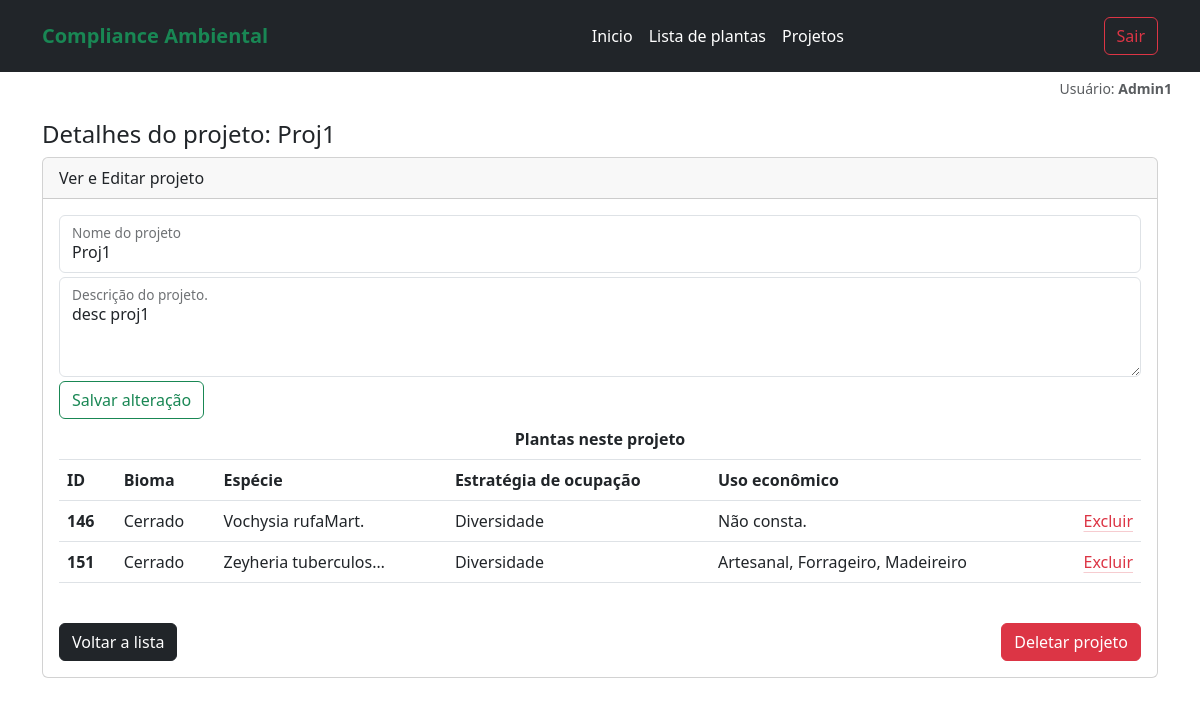
/auth/detalhe_projeto/1 (signed in), run on an earlier commit of the app's database.
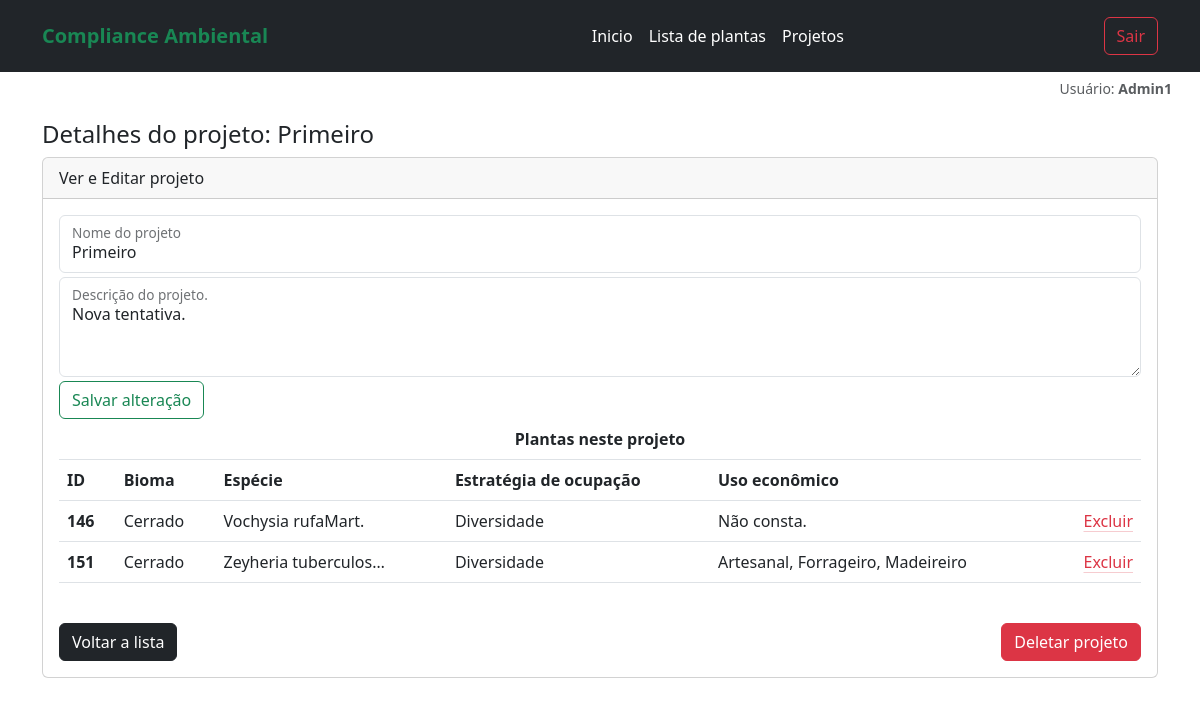
And on a later commit of the database.
### app_plantas/models.py (models this page shows)
class Projetos(models.Model):
    id_projeto = models.AutoField(primary_key=True)
    nome = models.TextField(max_length=100)
    descricao = models.TextField(max_length=1024)
    plantas = models.ManyToManyField(Plantas, related_name="projetos")

### app_plantas/views.py (the view)
# urls.py: path('detalhe_projeto/<int:id_projeto>', views.detalhe_projeto, name='detalhe_projeto'),
@login_required(login_url="/auth/login/")
def detalhe_projeto(request, id_projeto):
    projeto = Projetos.objects.get(id_projeto=id_projeto)
    aux_list = projeto.plantas.all()
    context = {"plantas_list": aux_list, "projeto": projeto}
    return render(request, "users/detalhe_projeto.html", context)

### app_plantas/templates/users/detalhe_projeto.html
{% extends 'basico/menu.html' %}
{% block content %}
<div class="container">
    <H4>Detalhes do projeto: {{projeto.nome}}</H4>
    <div class="card">
        <div class="card-header">
            Ver e Editar projeto
        </div>
        <div class="card-body">
            <form action="{% url 'altera_projeto' projeto.id_projeto %}" method="post">{% csrf_token %}
                <div class="form-floating mb-1">
                    <input type="text" class="form-control" id="floatingInput" value="{{projeto.nome}}" name="titulo">
                    <label for="floatingInput">Nome do projeto</label>
                </div>
                <div class="form-floating mb-1">
                    <textarea class="form-control" value="{{projeto.descricao}}" id="floatingTextarea2"
                        style="height: 100px" name="descricao">{{projeto.descricao}}</textarea>
                    <label for="floatingTextarea2">Descrição do projeto.</label>
                </div>
                <button type="submit" class="btn btn-outline-success">Salvar alteração</button>
            </form>
            <table class="table align-middle table-hover text-break">
                <thead>
                    <tr class="text-center">
                        <th scope="row " colspan="6">Plantas neste projeto</th>
                    </tr>
                    <tr class="text-start">
                        <th scope="row " colspan="1">ID</th>
                        <th scope="row " colspan="1">Bioma</th>
                        <th scope="row " colspan="1">Espécie</th>
                        <th scope="row " colspan="1">Estratégia de ocupação</th>
                        <th scope="row " colspan="2">Uso econômico</th>
                    </tr>
                </thead>
                <tbody>
                    {% for planta in plantas_list %}
                    <tr>
                        <th scope="row">{{planta.id_planta}}</th>
                        <td>{{planta.bioma}}</td>
                        <td>{{planta.especie|truncatechars:20}}</td>
                        <td>{{planta.estrategia_ecologica_ocupacao|truncatechars:20}}</td>
                        <td>{{planta.uso_economico|truncatechars:40}}</td>
                        <td class="text-end">
                            <a href="{% url 'remove_planta' planta.id_planta projeto.id_projeto %}"
                                class="link-danger link-offset-2 link-underline-opacity-25 link-underline-opacity-100-hover">
                                Excluir
                            </a>
                        </td>
                    </tr>
                    {% endfor %}
                </tbody>
            </table>
            <div class="b-example-divider text-end">
                <br>
            </div>
            <div class="d-flex justify-content-between">
                <a href="{% url 'projetos' %}" class="btn btn-dark">Voltar a lista</a>
                <a href="{% url 'deleta_projeto' projeto.id_projeto %}" class="btn btn-danger">Deletar projeto</a>
            </div>
        </div>
    </div>
</div>
{% endblock %}

What changed in the data, as far as the page shows it:
changed Projetos: nome "Proj1" → "Primeiro"; titulo "Proj1" → "Primeiro"; descricao "desc proj1" → "Nova tentativa."
